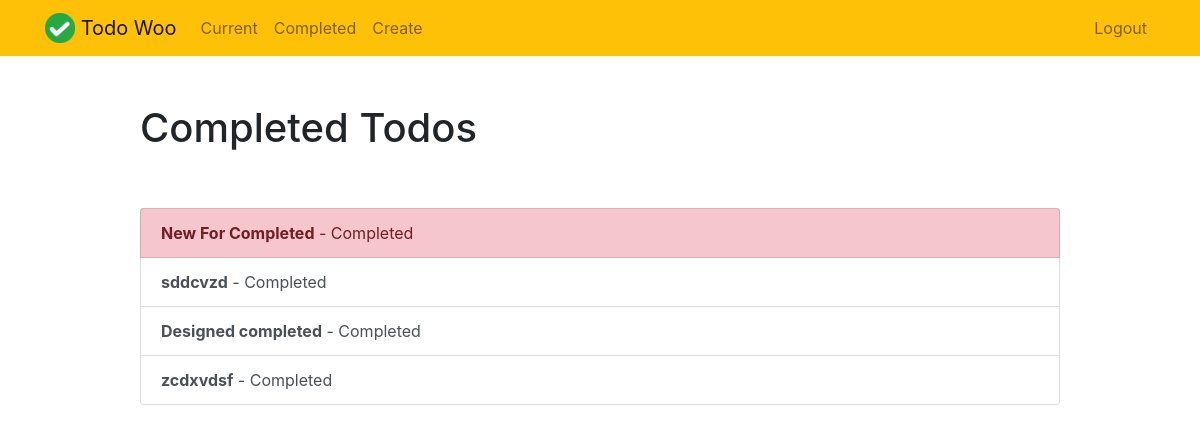
The app's page /completed/ (signed in) with its own data.
### todo/models.py (models this page shows, shortened)
class Todo(models.Model):
    title = models.CharField(max_length = 100)
    memo = models.TextField(blank = True)
    created = models.DateTimeField(auto_now_add = True)
    dateCompleted = models.DateTimeField(null = True, blank = True)
    important = models.BooleanField(default = False)
    user = models.ForeignKey(User, on_delete = models.CASCADE)

### todo/views.py (the view)
# urls.py: path('completed/', views.completedTodos, name = 'completedTodos'),
@login_required
def completedTodos(request):
    todos = Todo.objects.filter(user = request.user, dateCompleted__isnull = False).order_by('-dateCompleted')
    return render(request, 'todo/completedtodos.html', {'todos' : todos})

### todo/templates/todo/completedTodos.html
{% extends "todo/base.html" %}
{% block content %}
    <div class="row justify-content-center mt-5">
        <div class="col-md-10">
            <h1>Completed Todos</h1>
        </div>
    </div>
    <div class="row justify-content-center mt-5">
        <div class="col-md-10">
            <div class="list-group">
                {% for todo in todos %}
                    <a href="{% url 'todoView' todo.id %}" class="list-group-item list-group-item-action{% if todo.important %} list-group-item-danger{% endif %}"><b>{{ todo.title }}</b> - Completed {{ todo.datecompleted|date:'M j Y H:i' }}</a>
                {% endfor %}
            </div>
        </div>
    </div>
{% endblock %}

### records on screen
Todo: title "New For Completed"
Todo: title "sddcvzd"
Todo: title "Designed completed"
Todo: title "zcdxvdsf"
